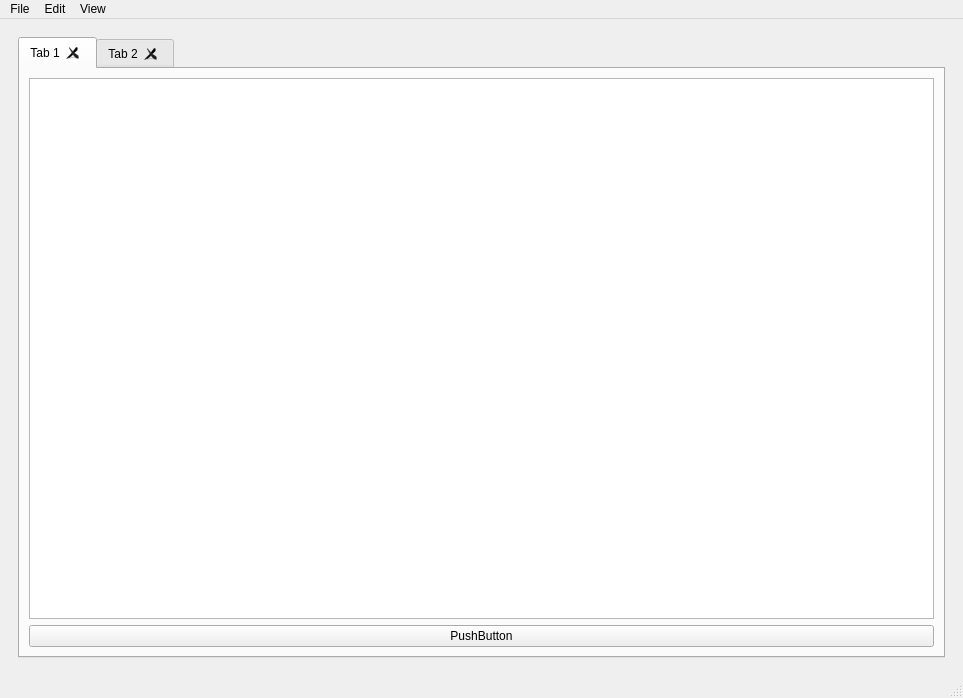
<?xml version="1.0" encoding="UTF-8"?>
<ui version="4.0">
 <class>MainWindow</class>
 <widget class="QMainWindow" name="MainWindow">
  <property name="geometry">
   <rect>
    <x>0</x>
    <y>0</y>
    <width>963</width>
    <height>698</height>
   </rect>
  </property>
  <property name="windowTitle">
   <string>MainWindow</string>
  </property>
  <widget class="QWidget" name="centralwidget">
   <layout class="QHBoxLayout" name="horizontalLayout">
    <item>
     <widget class="QWidget" name="widget" native="true">
      <layout class="QVBoxLayout" name="verticalLayout">
       <item>
        <widget class="QTabWidget" name="tabWidget">
         <property name="acceptDrops">
          <bool>true</bool>
         </property>
         <property name="toolTipDuration">
          <number>1</number>
         </property>
         <property name="styleSheet">
          <string notr="true"/>
         </property>
         <property name="currentIndex">
          <number>0</number>
         </property>
         <property name="tabsClosable">
          <bool>true</bool>
         </property>
         <property name="movable">
          <bool>true</bool>
         </property>
         <widget class="QWidget" name="tab">
          <attribute name="title">
           <string>Tab 1</string>
          </attribute>
          <layout class="QVBoxLayout" name="verticalLayout_3">
           <item>
            <widget class="QTextEdit" name="textEdit_2"/>
           </item>
           <item>
            <widget class="QPushButton" name="pushButton">
             <property name="text">
              <string>PushButton</string>
             </property>
            </widget>
           </item>
           <item>
            <layout class="QHBoxLayout" name="horizontalLayout_3"/>
           </item>
          </layout>
         </widget>
         <widget class="QWidget" name="tab_2">
          <attribute name="title">
           <string>Tab 2</string>
          </attribute>
          <layout class="QVBoxLayout" name="verticalLayout_2">
           <item>
            <widget class="QTextEdit" name="textEdit"/>
           </item>
          </layout>
         </widget>
        </widget>
       </item>
      </layout>
     </widget>
    </item>
   </layout>
  </widget>
  <widget class="QMenuBar" name="menubar">
   <property name="geometry">
    <rect>
     <x>0</x>
     <y>0</y>
     <width>963</width>
     <height>26</height>
    </rect>
   </property>
   <widget class="QMenu" name="menuFile">
    <property name="title">
     <string>File</string>
    </property>
    <addaction name="actionNew_Tab"/>
    <addaction name="actionNew_Window"/>
    <addaction name="actionOpen"/>
    <addaction name="separator"/>
    <addaction name="actionSave"/>
    <addaction name="actionSave_as"/>
    <addaction name="actionSave_all_2"/>
    <addaction name="separator"/>
    <addaction name="actionPage_Set_Up"/>
    <addaction name="actionPrint"/>
    <addaction name="separator"/>
    <addaction name="actionClose_Tab"/>
    <addaction name="actionClose_Window"/>
    <addaction name="actionExit"/>
   </widget>
   <widget class="QMenu" name="menuEdit">
    <property name="title">
     <string>Edit</string>
    </property>
    <addaction name="actionUndo"/>
    <addaction name="separator"/>
    <addaction name="actionCut"/>
    <addaction name="actionCopy"/>
    <addaction name="actionPaste"/>
    <addaction name="actionDelete_2"/>
    <addaction name="separator"/>
    <addaction name="actionFind"/>
    <addaction name="actionFind_next"/>
    <addaction name="actionFind_previous"/>
    <addaction name="actionReplace"/>
    <addaction name="actionGo_to"/>
    <addaction name="actionSelect_all"/>
    <addaction name="actionTime_Date"/>
    <addaction name="actionFont"/>
   </widget>
   <widget class="QMenu" name="menuView">
    <property name="title">
     <string>View</string>
    </property>
    <widget class="QMenu" name="menuZoom">
     <property name="title">
      <string>Zoom</string>
     </property>
     <addaction name="actionZoom_in"/>
     <addaction name="actionZoom_out"/>
    </widget>
    <addaction name="menuZoom"/>
    <addaction name="actionStatus_bar"/>
    <addaction name="actionWord_wrap"/>
   </widget>
   <addaction name="menuFile"/>
   <addaction name="menuEdit"/>
   <addaction name="menuView"/>
  </widget>
  <widget class="QStatusBar" name="statusbar"/>
  <action name="actionNew_Tab">
   <property name="text">
    <string>New Tab</string>
   </property>
   <property name="toolTip">
    <string>File Options: Option related with the application and settigs</string>
   </property>
   <property name="shortcutContext">
    <enum>Qt::WindowShortcut</enum>
   </property>
   <property name="shortcutVisibleInContextMenu">
    <bool>false</bool>
   </property>
  </action>
  <action name="actionNew_Window">
   <property name="text">
    <string>New Window</string>
   </property>
   <property name="shortcutVisibleInContextMenu">
    <bool>false</bool>
   </property>
  </action>
  <action name="actionOpen">
   <property name="text">
    <string>Open</string>
   </property>
  </action>
  <action name="actionSave">
   <property name="text">
    <string>Save</string>
   </property>
  </action>
  <action name="actionSave_as">
   <property name="text">
    <string>Save as </string>
   </property>
  </action>
  <action name="actionSave_all">
   <property name="text">
    <string>Save all</string>
   </property>
  </action>
  <action name="actionSave_all_2">
   <property name="text">
    <string>Save all</string>
   </property>
  </action>
  <action name="actionPage_Set_Up">
   <property name="text">
    <string>Page Set Up</string>
   </property>
  </action>
  <action name="actionPrint">
   <property name="text">
    <string>Print</string>
   </property>
  </action>
  <action name="actionClose_Tab">
   <property name="text">
    <string>Close Tab</string>
   </property>
  </action>
  <action name="actionClose_Window">
   <property name="text">
    <string>Close Window</string>
   </property>
  </action>
  <action name="actionExit">
   <property name="text">
    <string>Exit</string>
   </property>
  </action>
  <action name="actionUndo">
   <property name="text">
    <string>Undo</string>
   </property>
  </action>
  <action name="actionCut">
   <property name="text">
    <string>Cut</string>
   </property>
  </action>
  <action name="actionCopy">
   <property name="text">
    <string>Copy</string>
   </property>
  </action>
  <action name="actionPaste">
   <property name="text">
    <string>Paste</string>
   </property>
  </action>
  <action name="actionFind">
   <property name="text">
    <string>Find</string>
   </property>
  </action>
  <action name="actionFind_next">
   <property name="text">
    <string>Find next</string>
   </property>
  </action>
  <action name="actionFind_previous">
   <property name="text">
    <string>Find previous</string>
   </property>
  </action>
  <action name="actionReplace">
   <property name="text">
    <string>Replace</string>
   </property>
  </action>
  <action name="actionGo_to">
   <property name="text">
    <string>Go to</string>
   </property>
  </action>
  <action name="actionDelete_2">
   <property name="text">
    <string>Delete</string>
   </property>
  </action>
  <action name="actionSelect_all">
   <property name="text">
    <string>Select all</string>
   </property>
  </action>
  <action name="actionTime_Date">
   <property name="text">
    <string>Time/Date</string>
   </property>
  </action>
  <action name="actionFont">
   <property name="text">
    <string>Font</string>
   </property>
  </action>
  <action name="actionZoom_in">
   <property name="text">
    <string>Zoom in</string>
   </property>
  </action>
  <action name="actionZoom_out">
   <property name="text">
    <string>Zoom out</string>
   </property>
  </action>
  <action name="actionStatus_bar">
   <property name="text">
    <string>Status bar</string>
   </property>
  </action>
  <action name="actionWord_wrap">
   <property name="text">
    <string>Word wrap</string>
   </property>
  </action>
 </widget>
 <resources/>
 <connections/>
</ui>
